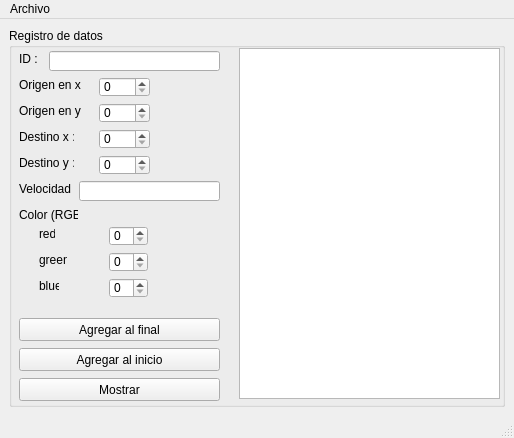
<?xml version="1.0" encoding="UTF-8"?>
<ui version="4.0">
 <class>MainWindow</class>
 <widget class="QMainWindow" name="MainWindow">
  <property name="geometry">
   <rect>
    <x>0</x>
    <y>0</y>
    <width>514</width>
    <height>438</height>
   </rect>
  </property>
  <property name="windowTitle">
   <string>MainWindow</string>
  </property>
  <widget class="QWidget" name="centralwidget">
   <layout class="QGridLayout" name="gridLayout">
    <item row="0" column="0">
     <widget class="QGroupBox" name="groupBox">
      <property name="title">
       <string>Registro de datos</string>
      </property>
      <widget class="QSpinBox" name="blue_spinBox">
       <property name="geometry">
        <rect>
         <x>100</x>
         <y>250</y>
         <width>39</width>
         <height>20</height>
        </rect>
       </property>
       <property name="maximum">
        <number>255</number>
       </property>
      </widget>
      <widget class="QLabel" name="label_2">
       <property name="geometry">
        <rect>
         <x>10</x>
         <y>49</y>
         <width>66</width>
         <height>16</height>
        </rect>
       </property>
       <property name="text">
        <string>Origen en x : </string>
       </property>
      </widget>
      <widget class="QLabel" name="label_7">
       <property name="geometry">
        <rect>
         <x>10</x>
         <y>179</y>
         <width>59</width>
         <height>16</height>
        </rect>
       </property>
       <property name="text">
        <string>Color (RGB) </string>
       </property>
      </widget>
      <widget class="QLabel" name="label_5">
       <property name="geometry">
        <rect>
         <x>10</x>
         <y>153</y>
         <width>55</width>
         <height>16</height>
        </rect>
       </property>
       <property name="text">
        <string>Velocidad : </string>
       </property>
      </widget>
      <widget class="QSpinBox" name="origen_y_spinBox">
       <property name="geometry">
        <rect>
         <x>90</x>
         <y>75</y>
         <width>51</width>
         <height>20</height>
        </rect>
       </property>
       <property name="maximum">
        <number>500</number>
       </property>
      </widget>
      <widget class="QLabel" name="label">
       <property name="geometry">
        <rect>
         <x>10</x>
         <y>23</y>
         <width>21</width>
         <height>16</height>
        </rect>
       </property>
       <property name="text">
        <string>ID : </string>
       </property>
      </widget>
      <widget class="QLabel" name="label_6">
       <property name="geometry">
        <rect>
         <x>10</x>
         <y>127</y>
         <width>55</width>
         <height>16</height>
        </rect>
       </property>
       <property name="text">
        <string>Destino y : </string>
       </property>
      </widget>
      <widget class="QSpinBox" name="origen_x_spinBox">
       <property name="enabled">
        <bool>true</bool>
       </property>
       <property name="geometry">
        <rect>
         <x>90</x>
         <y>49</y>
         <width>51</width>
         <height>20</height>
        </rect>
       </property>
       <property name="maximum">
        <number>500</number>
       </property>
      </widget>
      <widget class="QLabel" name="label_3">
       <property name="geometry">
        <rect>
         <x>10</x>
         <y>101</y>
         <width>55</width>
         <height>16</height>
        </rect>
       </property>
       <property name="text">
        <string>Destino x : </string>
       </property>
      </widget>
      <widget class="QLineEdit" name="velocidad_lineEdit">
       <property name="geometry">
        <rect>
         <x>70</x>
         <y>153</y>
         <width>141</width>
         <height>20</height>
        </rect>
       </property>
      </widget>
      <widget class="QLabel" name="label_9">
       <property name="geometry">
        <rect>
         <x>30</x>
         <y>224</y>
         <width>28</width>
         <height>16</height>
        </rect>
       </property>
       <property name="text">
        <string>green</string>
       </property>
      </widget>
      <widget class="QSpinBox" name="green_spinBox">
       <property name="geometry">
        <rect>
         <x>100</x>
         <y>224</y>
         <width>39</width>
         <height>20</height>
        </rect>
       </property>
       <property name="maximum">
        <number>255</number>
       </property>
      </widget>
      <widget class="QSpinBox" name="destino_x_spinBox">
       <property name="geometry">
        <rect>
         <x>90</x>
         <y>101</y>
         <width>51</width>
         <height>20</height>
        </rect>
       </property>
       <property name="maximum">
        <number>500</number>
       </property>
      </widget>
      <widget class="QLabel" name="label_4">
       <property name="geometry">
        <rect>
         <x>10</x>
         <y>75</y>
         <width>66</width>
         <height>16</height>
        </rect>
       </property>
       <property name="text">
        <string>Origen en y : </string>
       </property>
      </widget>
      <widget class="QSpinBox" name="destino_y_spinBox">
       <property name="geometry">
        <rect>
         <x>90</x>
         <y>127</y>
         <width>51</width>
         <height>20</height>
        </rect>
       </property>
       <property name="maximum">
        <number>500</number>
       </property>
      </widget>
      <widget class="QLabel" name="label_8">
       <property name="geometry">
        <rect>
         <x>30</x>
         <y>198</y>
         <width>16</width>
         <height>16</height>
        </rect>
       </property>
       <property name="text">
        <string>red</string>
       </property>
      </widget>
      <widget class="QLineEdit" name="id_lineEdit">
       <property name="geometry">
        <rect>
         <x>40</x>
         <y>23</y>
         <width>171</width>
         <height>20</height>
        </rect>
       </property>
      </widget>
      <widget class="QLabel" name="label_10">
       <property name="geometry">
        <rect>
         <x>30</x>
         <y>250</y>
         <width>20</width>
         <height>16</height>
        </rect>
       </property>
       <property name="text">
        <string>blue</string>
       </property>
      </widget>
      <widget class="QSpinBox" name="red_spinBox">
       <property name="geometry">
        <rect>
         <x>100</x>
         <y>198</y>
         <width>39</width>
         <height>20</height>
        </rect>
       </property>
       <property name="maximum">
        <number>255</number>
       </property>
      </widget>
      <widget class="QPushButton" name="agregar_final_pushButton">
       <property name="geometry">
        <rect>
         <x>10</x>
         <y>290</y>
         <width>201</width>
         <height>23</height>
        </rect>
       </property>
       <property name="text">
        <string>Agregar al final</string>
       </property>
      </widget>
      <widget class="QPushButton" name="agregar_inicio_pushButton">
       <property name="geometry">
        <rect>
         <x>10</x>
         <y>320</y>
         <width>201</width>
         <height>23</height>
        </rect>
       </property>
       <property name="text">
        <string>Agregar al inicio</string>
       </property>
      </widget>
      <widget class="QPushButton" name="mostrar_pushButton">
       <property name="geometry">
        <rect>
         <x>10</x>
         <y>350</y>
         <width>201</width>
         <height>23</height>
        </rect>
       </property>
       <property name="text">
        <string>Mostrar</string>
       </property>
      </widget>
      <widget class="QPlainTextEdit" name="salida">
       <property name="geometry">
        <rect>
         <x>230</x>
         <y>20</y>
         <width>261</width>
         <height>351</height>
        </rect>
       </property>
      </widget>
     </widget>
    </item>
   </layout>
  </widget>
  <widget class="QMenuBar" name="menubar">
   <property name="geometry">
    <rect>
     <x>0</x>
     <y>0</y>
     <width>514</width>
     <height>21</height>
    </rect>
   </property>
   <widget class="QMenu" name="menuArchivo">
    <property name="title">
     <string>Archivo</string>
    </property>
    <addaction name="action_abrir"/>
    <addaction name="action_guardar"/>
   </widget>
   <addaction name="menuArchivo"/>
  </widget>
  <widget class="QStatusBar" name="statusbar"/>
  <action name="action_abrir">
   <property name="text">
    <string>Abrir</string>
   </property>
   <property name="shortcut">
    <string>Ctrl+O</string>
   </property>
  </action>
  <action name="action_guardar">
   <property name="text">
    <string>Guardar</string>
   </property>
   <property name="shortcut">
    <string>Ctrl+S</string>
   </property>
  </action>
 </widget>
 <resources/>
 <connections/>
</ui>
